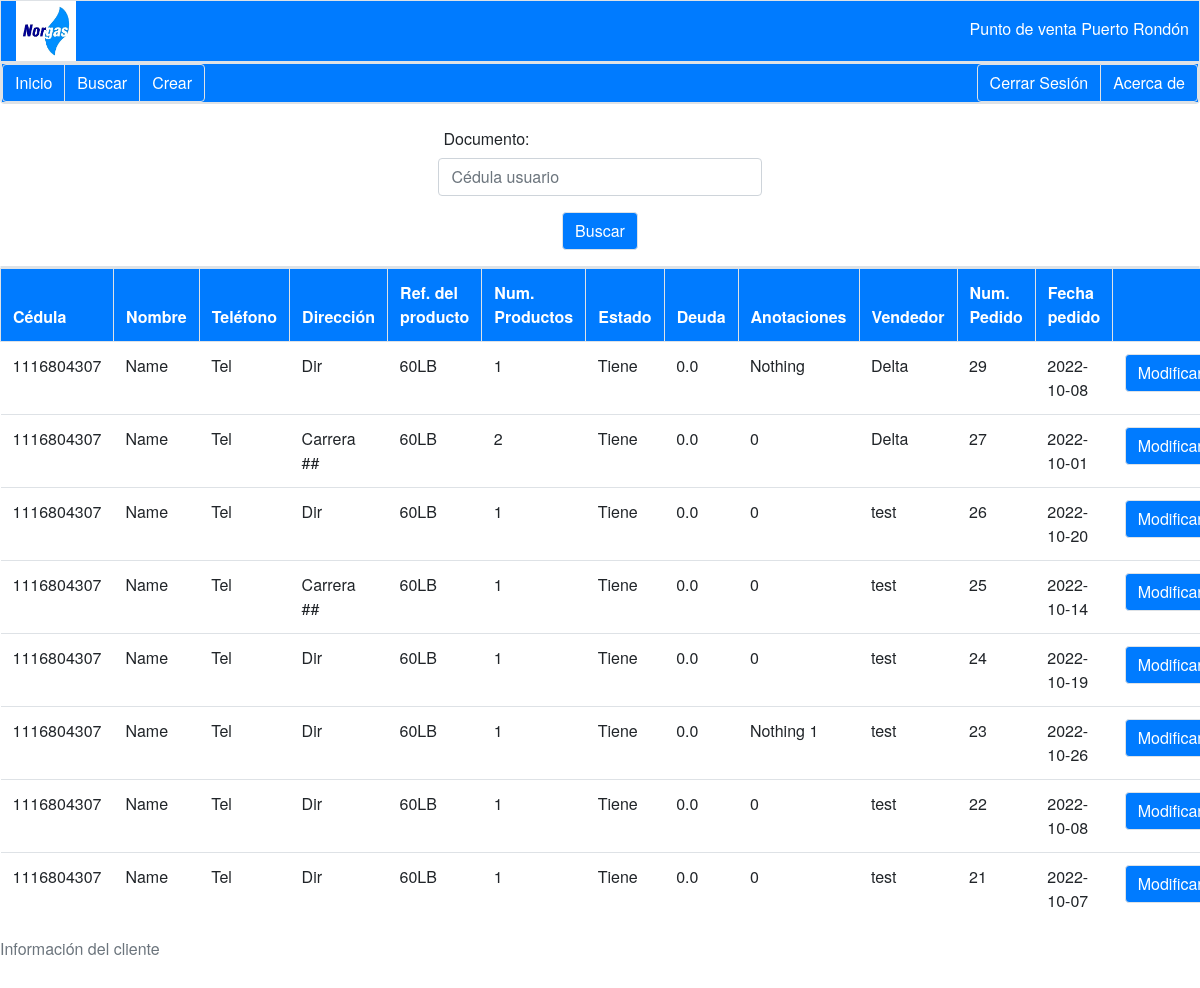
Page /search/1116804307 (signed in) on the committed database.
### tables this page shows
CREATE TABLE BaseDeDatos (
    ID INTEGER PRIMARY KEY AUTOINCREMENT,
    id_cliente            VARCHAR (20)  NOT NULL,
    nombre_completo       VARCHAR (100) NOT NULL,
    telefono              VARCHAR (100) NOT NULL,
    direccion             VARCHAR (100) NOT NULL,
    referencia_producto   VARCHAR (100) NOT NULL,
    num_producto          INT           NOT NULL,
    estado_producto       VARCHAR(30)       NOT NULL,
    deuda                 FLOAT         NOT NULL,
    anotaciones           VARCHAR (200),
    nombre_vendedor       VARCHAR(50)   NOT NULL,
    id_departamento INT NOT NULL,
    id_pedido             INTEGER       NOT NULL,
    fecha_pedido          DATE          NOT NULL,
    
    FOREIGN KEY (id_cliente) REFERENCES Cliente (id_cli),
    FOREIGN KEY (referencia_producto) REFERENCES Producto (referencia_producto),
    FOREIGN KEY (id_pedido) REFERENCES Pedido (id_pedido_now),
    FOREIGN KEY (id_departamento) REFERENCES Venta (id_departamento)
);

### app.py (the view, shortened to what this page needs)
@app.route('/search', methods=['GET', 'POST'])
@app.route('/search/<documento>', methods=['GET', 'POST'])
def search(documento=''):
    form = Buscar()
    if request.method =='GET':
        if 'username' in session:
            if documento != '':
                Usuario = documento
                datos = db.sql_select_usuario(Usuario)
                datos = datos.copy()
                datos.reverse()
            else:
                datos = [('Null','Null','Null','Null','Null','Null','Null','Null','Null','Null','Null','Null','Null','Null')]
            return render_template('search.html', form = form, DatosUsuario = datos, usuario_existe = False)
        else:
            flash('Error, debe iniciar sesión.')
            return redirect(url_for('login'))

### forms.py
class Buscar(FlaskForm):
    Cliente = SearchField('Documento:', validators=[DataRequired()], id="buscar_cliente_bd")
    Buscar = SubmitField('Buscar')

### basededatos.py (called while the page is built)
def sql_connection():
    try:
        con = sql.connect('DataBase.db')
        return con
    except Error:
        print(Error)

def sql_select_usuario(usuario):
    str_sql = f"SELECT * FROM BaseDeDatos WHERE id_cliente='{usuario}'"
    try:
        con = sql_connection()
        cursor_Obj = con.cursor()
        cursor_Obj.execute(str_sql)
        datos = cursor_Obj.fetchall()
        con.close()
        return datos
    except Error:
        return 'Error'

### templates/search.html (shortened to what this page needs)
{% extends "layout_menu.html" %}
{% block usuario %}
    <section class="SEARCH">
        <section class="d-flex justify-content-center p-3">
            <form action="/search" method="POST">
                <section class="form-group form-row">
                    {{form.Cliente.label (class="col-sm-5 col-form-label")}}
                    {{form.Cliente (class="form-control", placeholder="Cédula usuario")}}
                </section>
                <section class="d-flex justify-content-center">
                    {{form.Buscar (class="btn btn-primary float-left bg-primary border")}}
                </section>
            </form>
        </section>
    </section>
{% endblock usuario %}
{% block mostrar %}
<section class="SEARCH">
    <section class="table-responsive">
        <table class="table">
            <caption>Información del cliente</caption>
            <thead>
                <tr class="bg-primary text-white border">
                    <th class="border">Cédula</th>
                    <th class="border">Nombre</th>
                    <th class="border">Teléfono</th>
                    <th class="border">Dirección</th>
                    <th class="border">Ref. del producto</th>
                    <th class="border">Num. Productos</th>
                    <th class="border">Estado</th>
                    <th class="border">Deuda</th>
                    <th class="border">Anotaciones</th>
                    <th class="border">Vendedor</th>
                    <th class="border">Num. Pedido</th>
                    <th class="border">Fecha pedido</th>
                    <th class="border"></th>
                </tr>
            </thead>
            <tbody>
                {% for data in DatosUsuario %}
                    <tr>
                        <td>{{ data[1] }}</td>
                        <td>{{ data[2] }}</td>
                        <td>{{ data[3] }}</td>
                        <td>{{ data[4] }}</td>
                        <td>{{ data[5] }}</td>
                        <td>{{ data[6] }}</td>
                        <td>{{ data[7] }}</td>
                        <td>{{ data[8] }}</td>
                        <td>{{ data[9] }}</td>
                        <td>{{ data[10] }}</td>
                        <td>{{ data[12] }}</td>
                        <td>{{ data[13] }}</td>
                        {%if data[1] != 'Null' %}
                            <td><a class="btn btn-secondary bg-primary border" href="/modify/{{ data[12] }}">Modificar</a></td>
                        {% endif %}
                    </tr>
                {% endfor %}
            </tbody>
        </table>
    </section>
</section>
{% endblock mostrar %}

### static/css/style.css (style rules this page uses)
* { box-sizing: border-box; font-size: 16px; font-family: "Helvetica Neue",Helvetica,Arial,sans-serif; opacity: 1; }
body { background-color: #ffffff; margin: 0; }

### rows in the picture
BaseDeDatos: id_cliente "1116804307", nombre_completo "Name", telefono "Tel", direccion "Dir", referencia_producto "60LB", num_producto "1", estado_producto "Tiene", deuda "0.0", anotaciones "Nothing", nombre_vendedor "Delta", id_pedido "29", fecha_pedido "2022-10-08"
BaseDeDatos: id_cliente "1116804307", nombre_completo "Name", telefono "Tel", direccion "Carrera ##", referencia_producto "60LB", num_producto "2", estado_producto "Tiene", deuda "0.0", anotaciones "0", nombre_vendedor "Delta", id_pedido "27", fecha_pedido "2022-10-01"
BaseDeDatos: id_cliente "1116804307", nombre_completo "Name", telefono "Tel", direccion "Dir", referencia_producto "60LB", num_producto "1", estado_producto "Tiene", deuda "0.0", anotaciones "0", nombre_vendedor "test", id_pedido "26", fecha_pedido "2022-10-20"
BaseDeDatos: id_cliente "1116804307", nombre_completo "Name", telefono "Tel", direccion "Carrera ##", referencia_producto "60LB", num_producto "1", estado_producto "Tiene", deuda "0.0", anotaciones "0", nombre_vendedor "test", id_pedido "25", fecha_pedido "2022-10-14"
BaseDeDatos: id_cliente "1116804307", nombre_completo "Name", telefono "Tel", direccion "Dir", referencia_producto "60LB", num_producto "1", estado_producto "Tiene", deuda "0.0", anotaciones "0", nombre_vendedor "test", id_pedido "24", fecha_pedido "2022-10-19"
BaseDeDatos: id_cliente "1116804307", nombre_completo "Name", telefono "Tel", direccion "Dir", referencia_producto "60LB", num_producto "1", estado_producto "Tiene", deuda "0.0", anotaciones "Nothing 1", nombre_vendedor "test", id_pedido "23", fecha_pedido "2022-10-26"
BaseDeDatos: id_cliente "1116804307", nombre_completo "Name", telefono "Tel", direccion "Dir", referencia_producto "60LB", num_producto "1", estado_producto "Tiene", deuda "0.0", anotaciones "0", nombre_vendedor "test", id_pedido "22", fecha_pedido "2022-10-08"
BaseDeDatos: id_cliente "1116804307", nombre_completo "Name", telefono "Tel", direccion "Dir", referencia_producto "60LB", num_producto "1", estado_producto "Tiene", deuda "0.0", anotaciones "0", nombre_vendedor "test", id_pedido "21", fecha_pedido "2022-10-07"
